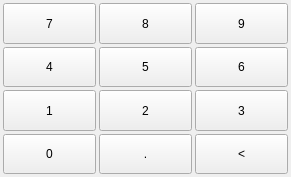
<?xml version="1.0" encoding="UTF-8"?>
<ui version="4.0">
 <class>NumberBoard</class>
 <widget class="QWidget" name="NumberBoard">
  <property name="geometry">
   <rect>
    <x>0</x>
    <y>0</y>
    <width>291</width>
    <height>177</height>
   </rect>
  </property>
  <property name="windowTitle">
   <string>虚拟键盘</string>
  </property>
  <layout class="QGridLayout" name="gridLayout">
   <property name="leftMargin">
    <number>3</number>
   </property>
   <property name="topMargin">
    <number>3</number>
   </property>
   <property name="rightMargin">
    <number>3</number>
   </property>
   <property name="bottomMargin">
    <number>3</number>
   </property>
   <property name="spacing">
    <number>3</number>
   </property>
   <item row="0" column="0">
    <widget class="KeyButton" name="number7">
     <property name="sizePolicy">
      <sizepolicy hsizetype="Expanding" vsizetype="Expanding">
       <horstretch>0</horstretch>
       <verstretch>0</verstretch>
      </sizepolicy>
     </property>
     <property name="focusPolicy">
      <enum>Qt::NoFocus</enum>
     </property>
     <property name="text">
      <string>7</string>
     </property>
    </widget>
   </item>
   <item row="0" column="1">
    <widget class="KeyButton" name="pushButton_2">
     <property name="sizePolicy">
      <sizepolicy hsizetype="Expanding" vsizetype="Expanding">
       <horstretch>0</horstretch>
       <verstretch>0</verstretch>
      </sizepolicy>
     </property>
     <property name="focusPolicy">
      <enum>Qt::NoFocus</enum>
     </property>
     <property name="text">
      <string>8</string>
     </property>
    </widget>
   </item>
   <item row="0" column="2">
    <widget class="KeyButton" name="pushButton_3">
     <property name="sizePolicy">
      <sizepolicy hsizetype="Expanding" vsizetype="Expanding">
       <horstretch>0</horstretch>
       <verstretch>0</verstretch>
      </sizepolicy>
     </property>
     <property name="focusPolicy">
      <enum>Qt::NoFocus</enum>
     </property>
     <property name="text">
      <string>9</string>
     </property>
    </widget>
   </item>
   <item row="1" column="0">
    <widget class="KeyButton" name="pushButton_6">
     <property name="sizePolicy">
      <sizepolicy hsizetype="Expanding" vsizetype="Expanding">
       <horstretch>0</horstretch>
       <verstretch>0</verstretch>
      </sizepolicy>
     </property>
     <property name="focusPolicy">
      <enum>Qt::NoFocus</enum>
     </property>
     <property name="text">
      <string>4</string>
     </property>
    </widget>
   </item>
   <item row="1" column="1">
    <widget class="KeyButton" name="pushButton_5">
     <property name="sizePolicy">
      <sizepolicy hsizetype="Expanding" vsizetype="Expanding">
       <horstretch>0</horstretch>
       <verstretch>0</verstretch>
      </sizepolicy>
     </property>
     <property name="focusPolicy">
      <enum>Qt::NoFocus</enum>
     </property>
     <property name="text">
      <string>5</string>
     </property>
    </widget>
   </item>
   <item row="1" column="2">
    <widget class="KeyButton" name="pushButton_4">
     <property name="sizePolicy">
      <sizepolicy hsizetype="Expanding" vsizetype="Expanding">
       <horstretch>0</horstretch>
       <verstretch>0</verstretch>
      </sizepolicy>
     </property>
     <property name="focusPolicy">
      <enum>Qt::NoFocus</enum>
     </property>
     <property name="text">
      <string>6</string>
     </property>
    </widget>
   </item>
   <item row="2" column="0">
    <widget class="KeyButton" name="pushButton_7">
     <property name="sizePolicy">
      <sizepolicy hsizetype="Expanding" vsizetype="Expanding">
       <horstretch>0</horstretch>
       <verstretch>0</verstretch>
      </sizepolicy>
     </property>
     <property name="focusPolicy">
      <enum>Qt::NoFocus</enum>
     </property>
     <property name="text">
      <string>1</string>
     </property>
    </widget>
   </item>
   <item row="2" column="1">
    <widget class="KeyButton" name="pushButton_9">
     <property name="sizePolicy">
      <sizepolicy hsizetype="Expanding" vsizetype="Expanding">
       <horstretch>0</horstretch>
       <verstretch>0</verstretch>
      </sizepolicy>
     </property>
     <property name="focusPolicy">
      <enum>Qt::NoFocus</enum>
     </property>
     <property name="text">
      <string>2</string>
     </property>
    </widget>
   </item>
   <item row="2" column="2">
    <widget class="KeyButton" name="pushButton_8">
     <property name="sizePolicy">
      <sizepolicy hsizetype="Expanding" vsizetype="Expanding">
       <horstretch>0</horstretch>
       <verstretch>0</verstretch>
      </sizepolicy>
     </property>
     <property name="focusPolicy">
      <enum>Qt::NoFocus</enum>
     </property>
     <property name="text">
      <string>3</string>
     </property>
    </widget>
   </item>
   <item row="3" column="0">
    <widget class="KeyButton" name="pushButton_12">
     <property name="sizePolicy">
      <sizepolicy hsizetype="Expanding" vsizetype="Expanding">
       <horstretch>0</horstretch>
       <verstretch>0</verstretch>
      </sizepolicy>
     </property>
     <property name="focusPolicy">
      <enum>Qt::NoFocus</enum>
     </property>
     <property name="text">
      <string>0</string>
     </property>
    </widget>
   </item>
   <item row="3" column="1">
    <widget class="KeyButton" name="point">
     <property name="sizePolicy">
      <sizepolicy hsizetype="Expanding" vsizetype="Expanding">
       <horstretch>0</horstretch>
       <verstretch>0</verstretch>
      </sizepolicy>
     </property>
     <property name="focusPolicy">
      <enum>Qt::NoFocus</enum>
     </property>
     <property name="text">
      <string>.</string>
     </property>
    </widget>
   </item>
   <item row="3" column="2">
    <widget class="KeyButton" name="del">
     <property name="sizePolicy">
      <sizepolicy hsizetype="Expanding" vsizetype="Expanding">
       <horstretch>0</horstretch>
       <verstretch>0</verstretch>
      </sizepolicy>
     </property>
     <property name="focusPolicy">
      <enum>Qt::NoFocus</enum>
     </property>
     <property name="text">
      <string>&lt;</string>
     </property>
    </widget>
   </item>
  </layout>
 </widget>
 <customwidgets>
  <customwidget>
   <class>KeyButton</class>
   <extends>QPushButton</extends>
   <header location="global">keybutton.h</header>
  </customwidget>
 </customwidgets>
 <resources/>
 <connections/>
</ui>
